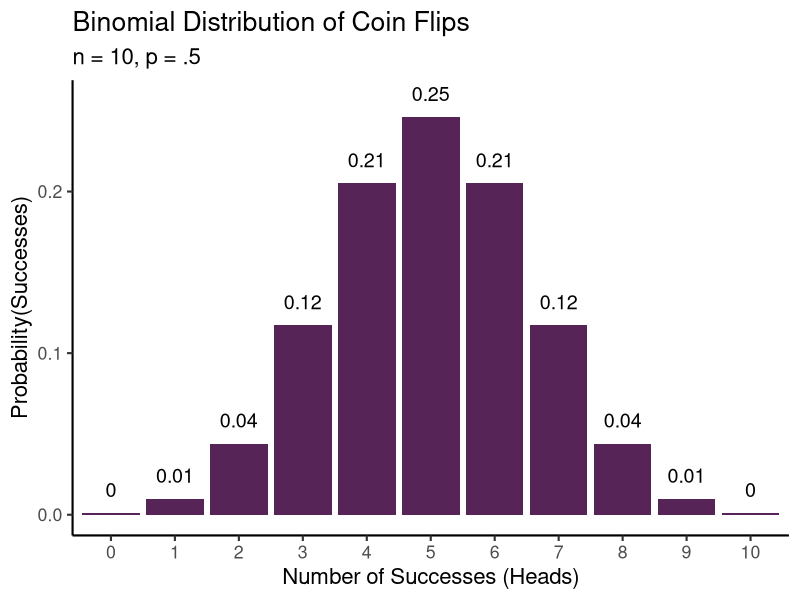
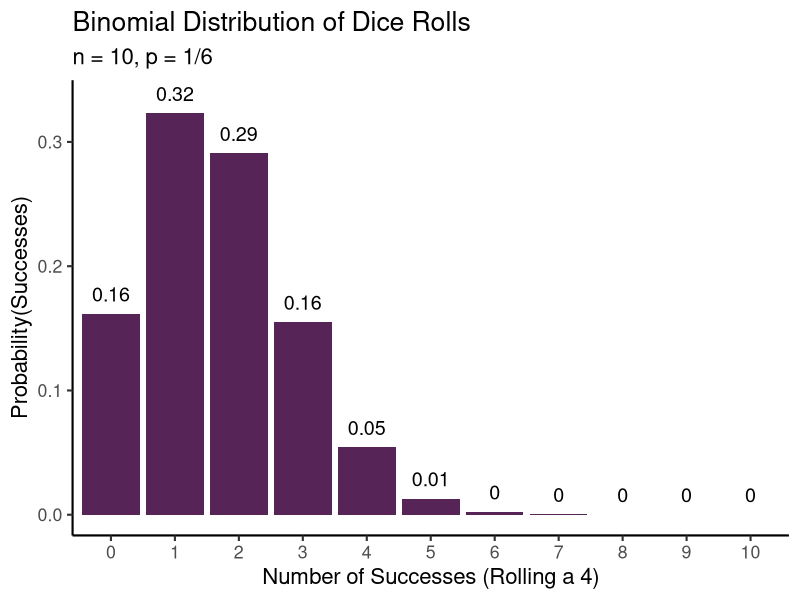
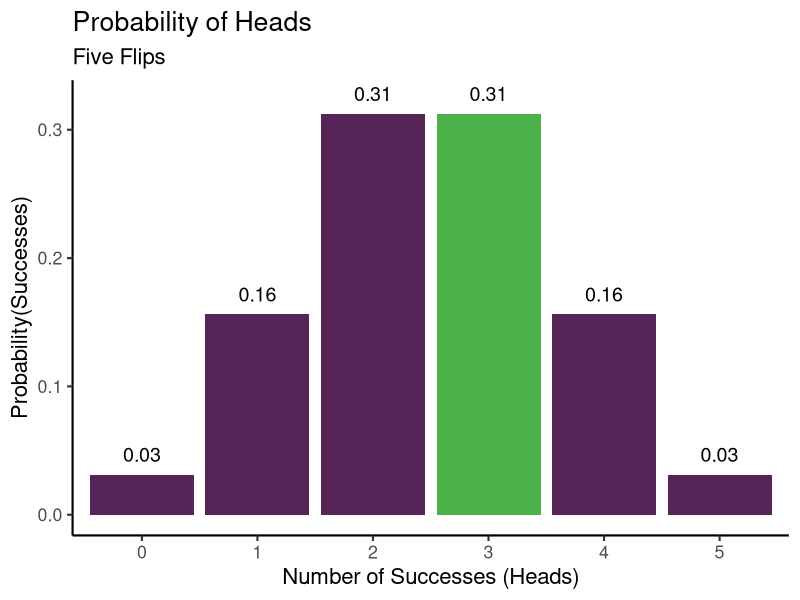
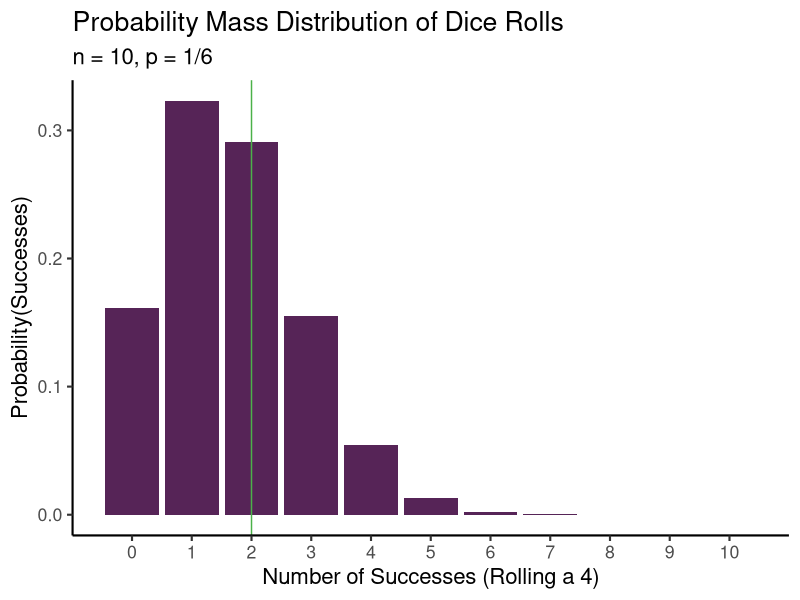
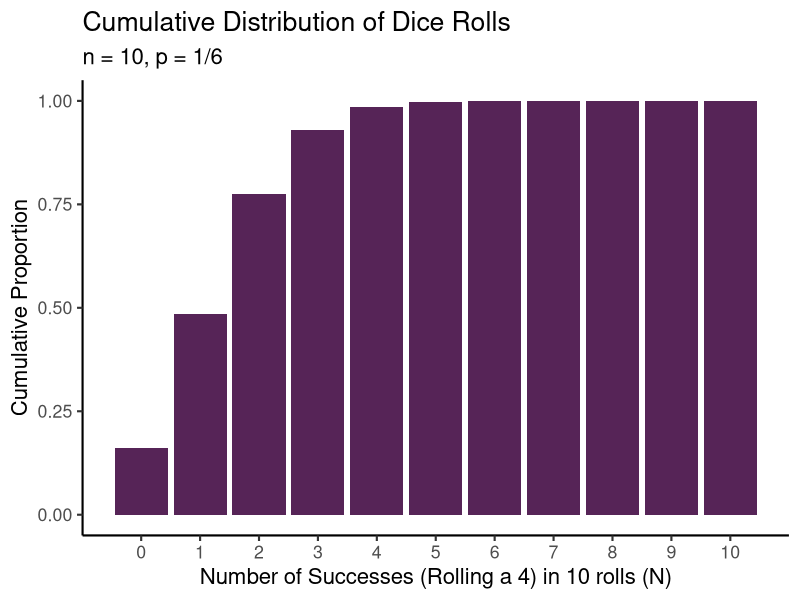
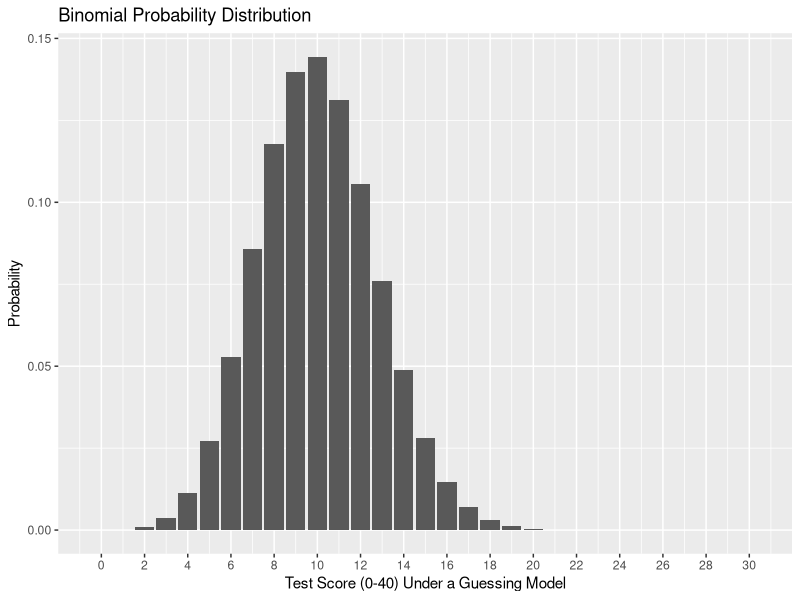
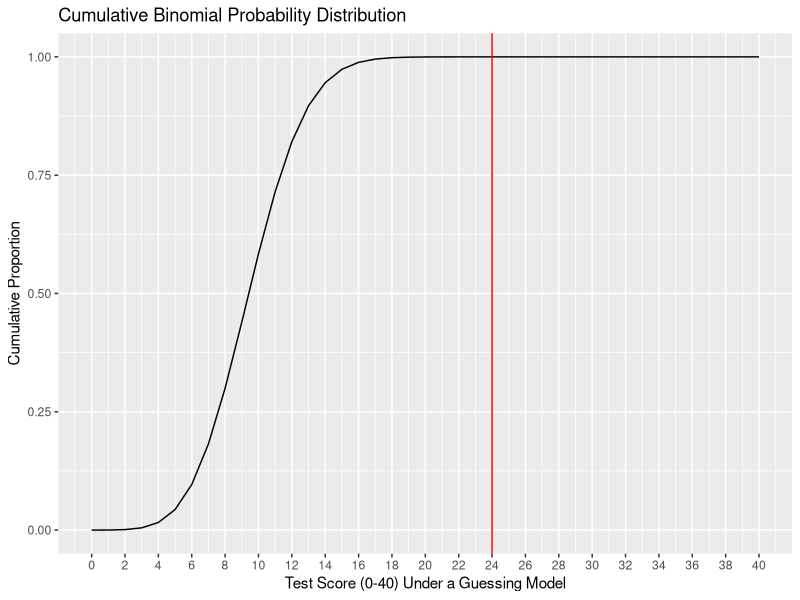
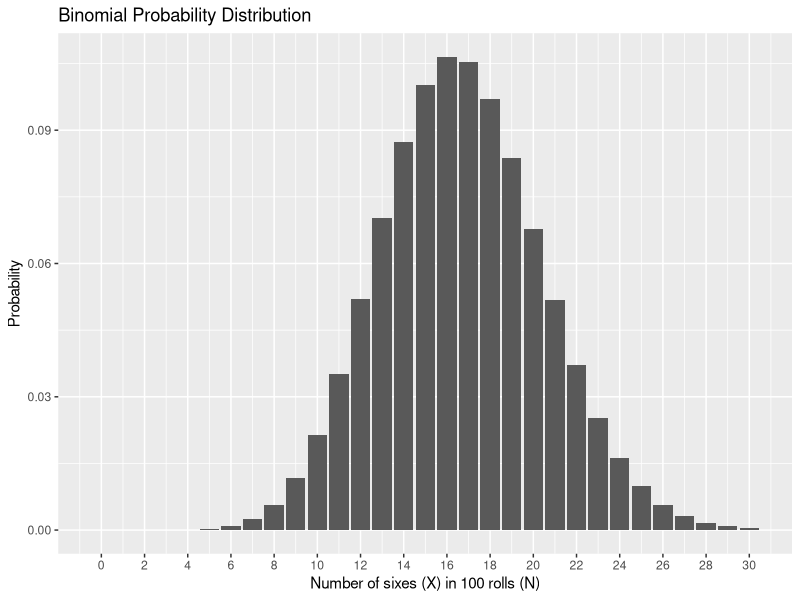

Reproduce these figures in R, in order.
## ---- chunk 1
library(tidyverse)
## ---- chunk 2
data.frame(heads = 0:10, prob = dbinom(x = 0:10, size = 10, prob = .5)) %>% 
  ggplot(aes(x = factor(heads), y = prob)) +
  geom_col(fill = "#562457") +
  geom_text(aes(label = round(prob, 2), y = prob + .01),
            position = position_dodge(.9),
            size = 5, 
            vjust = 0) +
  labs(title = "Binomial Distribution of Coin Flips",
       subtitle = "n = 10, p = .5",
       x = "Number of Successes (Heads)",
       y = "Probability(Successes)") +
  theme_classic(base_size = 16)
## ---- chunk 3
data.frame(heads = 0:10, prob = dbinom(x = 0:10, size = 10, prob = (1/6))) %>% 
  ggplot(aes(x = factor(heads), y = prob)) +
  geom_col(fill = "#562457") +
  geom_text(aes(label = round(prob, 2), y = prob + .01),
            position = position_dodge(.9),
            size = 5, 
            vjust = 0) +
  labs(title = "Binomial Distribution of Dice Rolls",
       subtitle = "n = 10, p = 1/6",
       x = "Number of Successes (Rolling a 4)",
       y = "Probability(Successes)") +
  theme_classic(base_size = 16)
## ---- chunk 4
data.frame(heads = 0:5, prob = dbinom(x = 0:5, size = 5, prob = .5)) %>% summarize(mean(prob))

## ---- chunk 5
data.frame(heads = 0:5, prob = dbinom(x = 0:5, size = 5, prob = .5),
           correct = c("not", "not", "not", "yes", "not", "not")) %>% 
  ggplot(aes(x = factor(heads), y = prob)) +
  geom_col(aes(fill = correct), show.legend=FALSE) +
  geom_text(aes(label = round(prob, 2), y = prob + .01),
            position = position_dodge(.9),
            size = 5, 
            vjust = 0) +
  labs(title = "Probability of Heads",
       subtitle = "Five Flips",
       x = "Number of Successes (Heads)",
       y = "Probability(Successes)") +
  theme_classic(base_size = 16) +
  scale_fill_manual(values = c("#562457","#4BB149"))
## ---- chunk 6

## ---- chunk 7
data.frame(heads = 0:10, prob = dbinom(x = 0:10, size = 10, prob = (1/6))) %>% 
  ggplot(aes(x = heads, y = prob)) +
  geom_col(fill = "#562457") +
  geom_vline(aes(xintercept = 2),
             color = "#4BB149") +
  labs(title = "Probability Mass Distribution of Dice Rolls",
       subtitle = "n = 10, p = 1/6",
       x = "Number of Successes (Rolling a 4)",
       y = "Probability(Successes)") +
  theme_classic(base_size = 16) +
  scale_x_continuous(breaks = c(0:10))
## ---- chunk 8

## ---- chunk 9
data.frame(num = 0:10, p = pbinom(q = 0:10, size = 10, prob = 1/6)) %>% ggplot(aes(x=num, y=p)) + geom_bar(stat="identity", fill = "#562457") + 
  labs(title = "Cumulative Distribution of Dice Rolls",
       subtitle = "n = 10, p = 1/6",
       x = "Number of Successes (Rolling a 4) in 10 rolls (N)",
       y = "Cumulative Proportion") +
  theme_classic(base_size = 16) +
  scale_x_continuous(breaks = c(0:10))
## ---- chunk 10
limit = 30
data.frame(num = 0:limit, p = dbinom(x = 0:limit, size = 40, prob = .25)) %>% ggplot(aes(x=num, y=p)) + geom_bar(stat="identity") + scale_x_continuous("Test Score (0-40) Under a Guessing Model", breaks=seq(0,limit,2)) +scale_y_continuous("Probability")+ggtitle("Binomial Probability Distribution")
## ---- chunk 11
pbinom(q = 23, size = 40, prob = .25)
## ---- chunk 12
#Note the use of the Law of Total Probability here

1-pbinom(q = 23, size = 40, prob = .25)
## ---- chunk 13
limit = 40
data.frame(num = 0:limit, p = pbinom(q = 0:limit, size = 40, prob = .25)) %>% ggplot(aes(x=num, y=p)) + geom_line() + geom_vline(aes(xintercept = 24), color = "red") + scale_x_continuous("Test Score (0-40) Under a Guessing Model", breaks=seq(0,limit,2)) +scale_y_continuous("Cumulative Proportion")+ggtitle("Cumulative Binomial Probability Distribution")
## ---- chunk 14
data.frame(num = 0:30, p = dbinom(x = 0:30, size = 100, prob = 1/6)) %>% ggplot(aes(x=num, y=p)) + geom_bar(stat="identity") + scale_x_continuous("Number of sixes (X) in 100 rolls (N)", breaks=seq(0,30,2)) +scale_y_continuous("Probability")+ggtitle("Binomial Probability Distribution")
